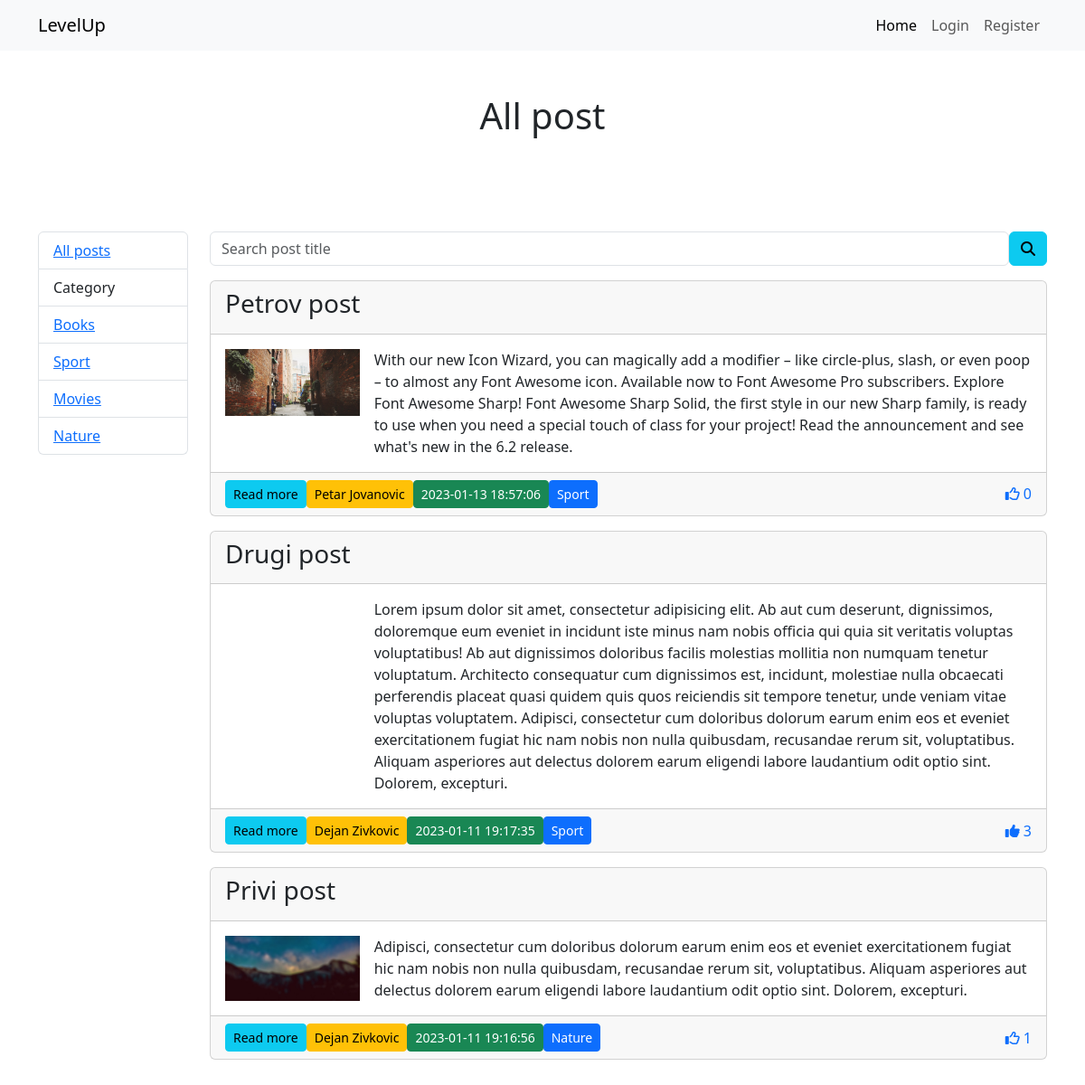
/ (signed in), run on the app's committed database.
### tables this page shows
CREATE TABLE `category` (
  `id` int(11) NOT NULL,
  `category` varchar(50) NOT NULL
);

CREATE TABLE `posts` (
  `id` int(11) NOT NULL,
  `title` varchar(255) NOT NULL,
  `text` text NOT NULL,
  `image` varchar(50) NOT NULL,
  `category_id` int(11) NOT NULL,
  `user_id` int(11) NOT NULL,
  `created_at` timestamp NOT NULL DEFAULT current_timestamp(),
  `update_at` timestamp NULL DEFAULT NULL,
  `public` int(11) NOT NULL DEFAULT 1
);

CREATE TABLE `users` (
  `id` int(11) NOT NULL,
  `first_name` varchar(50) NOT NULL,
  `last_name` varchar(50) NOT NULL,
  `email` varchar(60) NOT NULL,
  `password` varchar(60) NOT NULL,
  `gender` varchar(10) NOT NULL,
  `role` varchar(10) NOT NULL,
  `created_at` timestamp NOT NULL DEFAULT current_timestamp(),
  `update_at` timestamp NULL DEFAULT NULL
);

### index.php (called while the page is built, shortened)
<?php
require "core/init.php";
$user = $Users->getUser($_SESSION["id"]);
$all_category = $Post->getCategory();
$user_voting = $Post->userVoting($user->id);
if ($_SERVER["REQUEST_METHOD"] === "POST") {
    $all_post = $Post->searchPost($_POST["search"]);
} else {
    if (isset($_GET["user_id"])) {
        $all_post = $Post->getAllPublicUserPost($_GET["user_id"]);
    } else {
        $all_post = $Post->getAllPublicPost();
    }
}
require "views/index.view.php"
?>

### core/Post.php (called while the page is built, shortened)
<?php
class Post extends Connection
{
    public function getCategory()
    {
        $sql = "SELECT * FROM category";
        $query = $this->db->prepare($sql);
        $query->execute();
        return $query->fetchAll(PDO::FETCH_OBJ);
    }
    public function getAllPublicPost()
    {
        $sql = "SELECT p.*, u.first_name, u.last_name, c.category, COUNT(v.id) AS number_voting
                FROM posts p
                JOIN users u ON u.id = p.user_id
                JOIN category c ON c.id = p.category_id
                LEFT JOIN voting v ON v.post_id = p.id
                WHERE p.public = :public
                GROUP BY v.post_id, p.id
                ORDER BY p.created_at DESC
                ";
        $query = $this->db->prepare($sql);
        $query->execute(["public" => 1]);
        return $query->fetchAll(PDO::FETCH_OBJ);
    }
}
$Post = new Post(config);

### core/Connection.php (called while the page is built, shortened)
<?php
class Connection
{
    public function __construct($config)
    {
        try {
            $this->db = new PDO("mysql:host=" . $config["host"] . ";dbname=" . $config["database"], $config["user"], $config["password"]);
        } catch (PDOException $err) {
            die($err->getMessage());
        }
    }
}

### views/index.view.php (the view)
<?php require "includes/top.php" ?>
<?php require "includes/navbar.php" ?>
<div class="container">
    <h1 class="text-center py-5">All post</h1>
    <div class="row py-5">
        <div class="col-md-2">
            <?php require "includes/sidebar.php" ?>
        </div>
        <div class="col-md-10">
            <form class="d-flex mb-3" action="index.php" method="post">
                <input class="form-control" type="text" placeholder="Search post title" name="search">
                <button class="btn btn-info"><i class="fa-solid fa-magnifying-glass"></i></button>
            </form>
            <?php foreach ($all_post as $post): ?>
                <div id="<?php echo $post->id ?>" class="card mb-3">
                    <div class="card-header d-flex justify-content-between">
                        <h3><?php echo $post->title ?></h3>
                    </div>
                    <div class="card-body">
                        <div class="d-flex">
                            <div class="col-2 me-3">
                                <img class="img-fluid" src="<?php echo UPLOAD_DIR . $post->image ?>"
                                     alt="">
                            </div>
                            <div class="col"><?php echo $post->text ?></div>
                        </div>
                    </div>
                    <div class="card-footer d-flex align-items-center">
                        <a href="single_post.php?id=<?php echo $post->id ?>" class="btn btn-sm btn-info">Read more</a>
                        <a href="index.php?user_id=<?php echo $post->user_id ?>"
                           class="btn btn-sm btn-warning m-0"><?php echo $post->first_name . " " . $post->last_name ?></a>
                        <p class="btn btn-sm btn-success m-0"><?php echo $post->created_at ?></p>
                        <p class="btn btn-sm btn-primary m-0"><?php echo $post->category ?></p>
                        <a class="ms-auto text-decoration-none" href="voting.php?post_id=<?php echo $post->id ?>">
                            <?php if (isset($user_voting[$post->id])): ?>
                                <i class="fa-solid fa-thumbs-up"></i>
                            <?php else: ?>
                                <i class="fa-regular fa-thumbs-up"></i>
                            <?php endif; ?>
                            <?php echo $post->number_voting ?>
                        </a>
                    </div>
                </div>
            <?php endforeach; ?>
        </div>
    </div>
</div>
<?php require "includes/bottom.php" ?>

### views/includes/sidebar.php
<ul class="list-group">
    <li class="list-group-item"><a href="index.php">All posts</a></li>
    <li class="list-group-item">Category</li>
    <?php foreach ($all_category as $cat) : ?>
        <li class="list-group-item"><a href="user/add_post.php"><?php echo $cat->category ?></a></li>
    <?php endforeach; ?>
</ul>

### data on the page
category: category "Books"
category: category "Sport"
category: category "Movies"
category: category "Nature"
posts: title "Petrov post", image (picture), text "With our new Icon Wizard, you can magically add a modifier – like circle-plus, slash, or even poop – to almost any Font Awesome icon. Available now to Font Awesome Pro subscribers. Explore Font Awesome Sharp! Font Awesome Sharp Solid, the first style in our new Sharp family, is ready to use when you need a special touch of class for your project! Read the announcement and see what's new in the 6.2 release.", user.first_name "Petar", user.last_name "Jovanovic", created_at "2023-01-13 18:57:06", category.category "Sport", number_voting "0"
posts: title "Drugi post", text "Lorem ipsum dolor sit amet, consectetur adipisicing elit. Ab aut cum deserunt, dignissimos, doloremque eum eveniet in incidunt iste minus nam nobis officia qui quia sit veritatis voluptas voluptatibus! Ab aut dignissimos doloribus facilis molestias mollitia non numquam tenetur voluptatum. Architecto consequatur cum dignissimos est, incidunt, molestiae nulla obcaecati perferendis placeat quasi quidem quis quos reiciendis sit tempore tenetur, unde veniam vitae voluptas voluptatem. Adipisci, consectetur cum doloribus dolorum earum enim eos et eveniet exercitationem fugiat hic nam nobis non nulla quibusdam, recusandae rerum sit, voluptatibus. Aliquam asperiores aut delectus dolorem earum…", user.first_name "Dejan", user.last_name "Zivkovic", created_at "2023-01-11 19:17:35", category.category "Sport", number_voting "3"
posts: title "Privi post", image (picture), text "Adipisci, consectetur cum doloribus dolorum earum enim eos et eveniet exercitationem fugiat hic nam nobis non nulla quibusdam, recusandae rerum sit, voluptatibus. Aliquam asperiores aut delectus dolorem earum eligendi labore laudantium odit optio sint. Dolorem, excepturi.", user.first_name "Dejan", user.last_name "Zivkovic", created_at "2023-01-11 19:16:56", category.category "Nature", number_voting "1"
